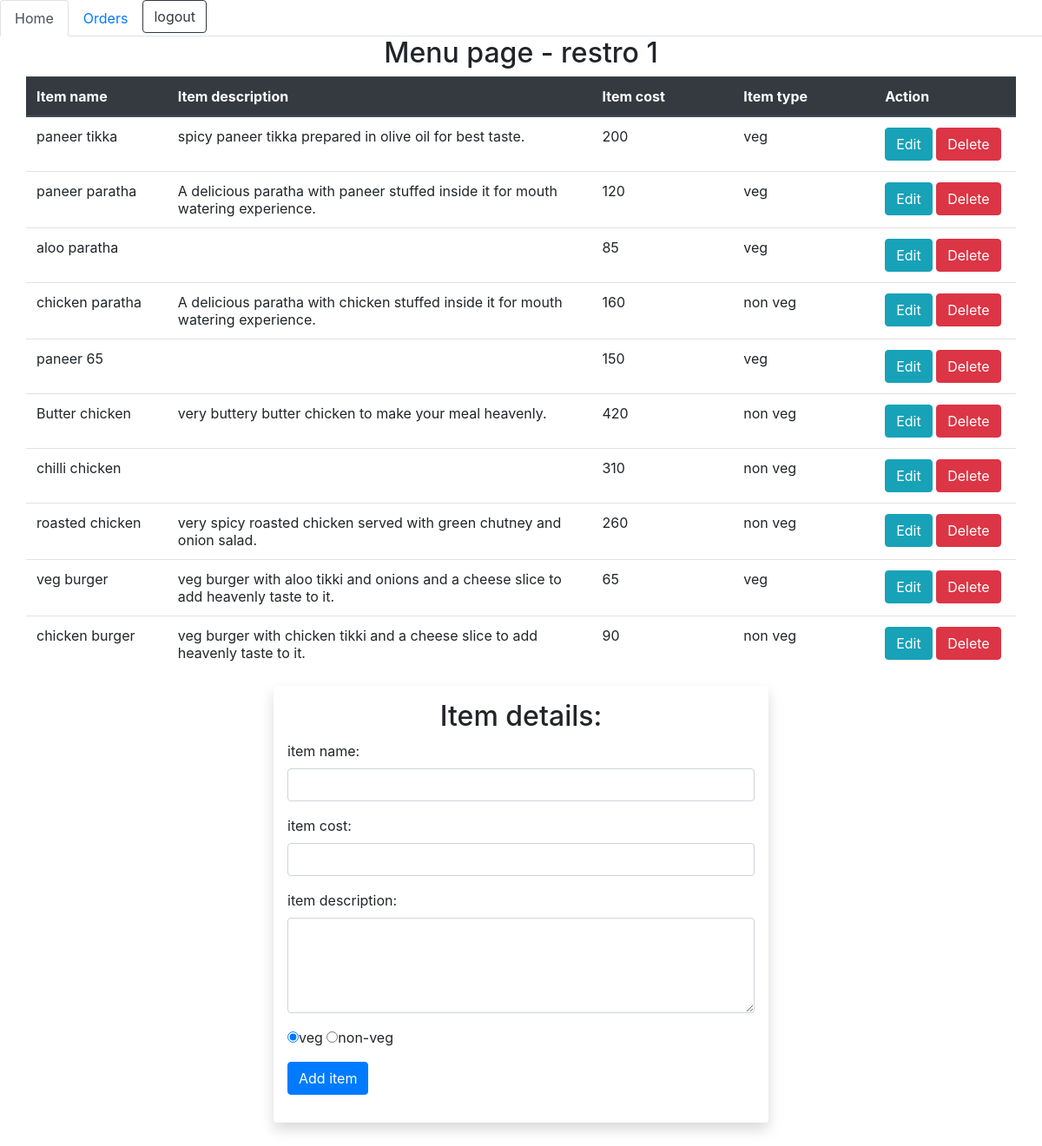
/front-end/restroHome.php (signed in), run on the app's committed database.
### tables this page shows
CREATE TABLE `menu` (
  `id` int(10) NOT NULL,
  `itemName` varchar(100) NOT NULL,
  `itemDetail` varchar(1000) DEFAULT NULL,
  `itemCost` float NOT NULL,
  `itemType` varchar(10) NOT NULL DEFAULT 'veg',
  `restroId` int(10) NOT NULL
);

### front-end/restroHome.php (the view, shortened to what this page needs)
<?php
    include('../utilities/restro.auth.php');
?>
<html>
    <head>
        <link rel="stylesheet" href="https://stackpath.bootstrapcdn.com/bootstrap/4.5.0/css/bootstrap.min.css">
    </head>
    <body>
    <ul class="nav nav-tabs">
        <li class="nav-item">
            <a class="nav-link active" href="">Home</a>
        </li>
        <li class="nav-item">
            <a class="nav-link" href="restroOrders.php">Orders</a>
        </li>
        <li class="nav-item">
            <a href="restroHome.php?logout=true" class="btn btn-outline-dark">logout</a>
        </li>
    </ul>
    <div class="container">
        <div class="header row justify-content-center">
            <h2>Menu page - <?php echo $_SESSION['user']; ?> </h2>
        </div>
        <?php
            $restroId=$_SESSION['id'];
            $query="select * from menu where restroId='$restroId'";
            $result=mysqli_query($conn,$query);
        ?>
        <div class="row justify-content-center">
            <table class="table table-hover" >
            <thead class='thead-dark'>
                <tr>
                    <th style="width: 14.28%">Item name</th>
                    <th style="width: 42.85%">Item description</th>
                    <th style="width: 14.28%">Item cost</th>
                    <th style="width: 14.28%">Item type</th>
                    <th style="width: 14.28%">Action</th>
                </tr>
            </thead>
                <?php
                    while($row=mysqli_fetch_assoc($result)):
                ?>
                <tr>
                        <td> <?php echo $row['itemName']; ?> </td>
                        <td> <?php echo $row['itemDetail']; ?> </td>
                        <td> <?php echo $row['itemCost']; ?> </td>
                        <td> <?php echo $row['itemType']; ?> </td>
                        <td colspan="2">
                            <a href="restroHome.php?edit=<?php echo $row['id']; ?>" class='btn btn-info'>Edit </a>
                            <a href="../server/restro.php?delete=<?php echo $row['id']; ?>" class='btn btn-danger'>Delete </a>
                        </td>
                </tr>
                <?php endwhile; ?>
            </table>
        </div>
        <?php
            $currentItemName=null;
            $currentItemDetail=null;
            $currentItemCost=null;
            $currentItemType='veg';
            $update=false;
        ?>
        <div class="row justify-content-center">
            <div class="shadow p-3 mb-5 bg-white rounded w-50">
                <div class="header row justify-content-center">
                    <h2>Item details:</h2>
                </div>
                <form action="../server/restro.php" method="post">
                    <div class="form-group">
                        <label for="item name">item name: </label>
                        <input type="text" class="form-control" name="itemname" value="<?php echo $currentItemName; ?>" required>
                    </div>
                    <div class="form-group">
                        <label for="item cost">item cost: </label>
                        <input type="number" name="itemcost" class="form-control" value="<?php echo $currentItemCost; ?>" required>
                    </div>
                    <div class="form-group">
                        <label for="item details">item description: </label>
                        <textarea name="itemdetail" class="form-control" rows="4" maxlength="1000"><?php echo $currentItemDetail; ?></textarea>
                    </div>
                    <div class="form-group">
                        <?php if(!$_SESSION['isPureVeg']): ?>
                            <input type="radio" name="type" value="veg" <?php if($currentItemType=='veg') echo "checked"; ?>>veg
                            <input type="radio" name="type" value="non veg" <?php if($currentItemType=='non veg') echo "checked"; ?> >non-veg
                        <?php else: ?>
                            <input type="radio" name="type" value="veg" checked>veg
                        <?php endif; ?>
                    </div>
                    <div class="form-group">
                        <?php if($update): ?>
                            <button class="btn btn-primary" type="submit" name="updateitem">Update</button>
                        <?php else: ?>
                            <button class="btn btn-primary" type="submit" name="additem">Add item</button>
                        <?php endif; ?>
                    </div>
                </form>
            </div>
        </div>
    </div>
    </body>
</html>

### data on the page
menu: itemName "paneer tikka", itemDetail "spicy paneer tikka prepared in olive oil for best taste.", itemCost "200", itemType "veg"
menu: itemName "paneer paratha", itemDetail "A delicious paratha with paneer stuffed inside it for mouth watering experience.", itemCost "120", itemType "veg"
menu: itemName "aloo paratha", itemCost "85", itemType "veg"
menu: itemName "chicken paratha", itemDetail "A delicious paratha with chicken stuffed inside it for mouth watering experience.", itemCost "160", itemType "non veg"
menu: itemName "paneer 65", itemCost "150", itemType "veg"
menu: itemName "Butter chicken", itemDetail "very buttery butter chicken to make your meal heavenly.", itemCost "420", itemType "non veg"
menu: itemName "chilli chicken", itemCost "310", itemType "non veg"
menu: itemName "roasted chicken", itemDetail "very spicy roasted chicken served with green chutney and onion salad.", itemCost "260", itemType "non veg"
menu: itemName "veg burger", itemDetail "veg burger with aloo tikki and onions and a cheese slice to add heavenly taste to it.", itemCost "65", itemType "veg"
menu: itemName "chicken burger", itemDetail "veg burger with chicken tikki and a cheese slice to add heavenly taste to it.", itemCost "90", itemType "non veg"

### other printed values
$_SESSION['user'] "restro 1"
